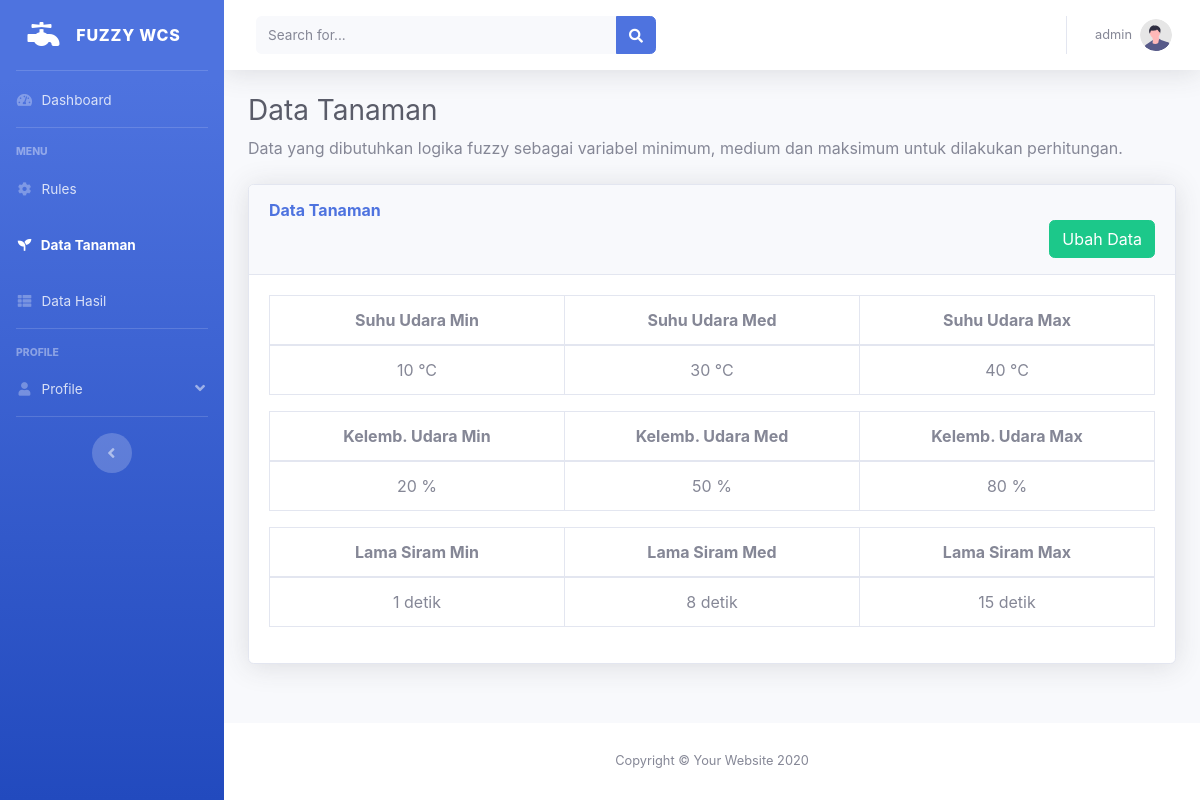
The app's page /data_tanaman.php (signed in) with its own data.
### tables this page shows
CREATE TABLE `data_suhu` (
  `id` int(11) NOT NULL,
  `suhu_min` float NOT NULL,
  `suhu_med` float NOT NULL,
  `suhu_max` float NOT NULL
);

CREATE TABLE `data_klbp_udara` (
  `id` int(11) NOT NULL,
  `klbp_min` float NOT NULL,
  `klbp_med` float NOT NULL,
  `klbp_max` float NOT NULL
);

CREATE TABLE `data_siram` (
  `id` int(11) NOT NULL,
  `siram_min` int(11) NOT NULL,
  `siram_med` int(11) NOT NULL,
  `siram_max` int(11) NOT NULL
);

### data_tanaman.php (the view, shortened to what this page needs)
<?php
include "layouts/header.php";
?>
<body id="page-top">
    <div id="wrapper">
        <?php include "layouts/sidebar.php" ?>
        <div id="content-wrapper" class="d-flex flex-column">
            <div id="content">
                <?php include "layouts/topbar.php" ?>
                <div class="container-fluid">
                    <h1 class="h3 mb-2 text-gray-800">Data Tanaman</h1>
                    <p class="mb-4">Data yang dibutuhkan logika fuzzy sebagai variabel minimum, medium dan maksimum untuk dilakukan perhitungan.</p>
                    <div class="card shadow mb-4">
                        <div class="card-header py-3">
                            <h6 class="m-0 font-weight-bold text-primary">Data Tanaman</h6>
                            <div class="col_full float-right">
                                <?php
                                require_once "koneksi.php";
                                $query_suhu = "SELECT * FROM `data_suhu`";
                                $result_suhu = mysqli_query($con, $query_suhu);
                                $query_klbp_udara = "SELECT * FROM `data_klbp_udara`";
                                $result_klbp_udara = mysqli_query($con, $query_klbp_udara);
                                if (mysqli_num_rows($result_suhu) > 0 && mysqli_num_rows($result_klbp_udara) > 0) {
                                    while ($row = mysqli_fetch_array($result_suhu)) {
                                        echo '<a class="btn btn-success" href="tambah_data_tanaman.php?edit=' . $row["id"] . '">Ubah Data</a>';
                                    }
                                } else {
                                    echo '<a class="btn btn-primary mr-3" href="tambah_data_tanaman.php">Tambah Data</a>';
                                }
                                ?>
                            </div>
                        </div>
                        <div class="card-body">
                            <div class="table-responsive">
                                <table class="table table-bordered" id="dataTable" width="100%" cellspacing="0">
                                    <thead>
                                        <tr>
                                            <th class="text-center" width="33.3%">Suhu Udara Min</th>
                                            <th class="text-center" width="33.3%">Suhu Udara Med</th>
                                            <th class="text-center" width="33.3%">Suhu Udara Max</th>
                                        </tr>
                                    </thead>
                                    <tbody>
                                        <?php
                                        require_once "koneksi.php";
                                        $sql_suhu = mysqli_query($con, "SELECT * FROM `data_suhu`") or die("Gagal " . mysqli_error($con));
                                        while ($row = mysqli_fetch_array($sql_suhu)) {
                                        ?>
                                            <tr>
                                                <td class="text-center"><?php echo $row['suhu_min']; ?> &degC</td>
                                                <td class="text-center"><?php echo $row['suhu_med']; ?> &degC</td>
                                                <td class="text-center"><?php echo $row['suhu_max']; ?> &degC</td>
                                            </tr>
                                        <?php } ?>
                                    </tbody>
                                </table>
                                <table class="table table-bordered" id="dataTable" width="100%" cellspacing="0">
                                    <thead>
                                        <tr>
                                            <th class="text-center" width="33.3%">Kelemb. Udara Min</th>
                                            <th class="text-center" width="33.3%">Kelemb. Udara Med</th>
                                            <th class="text-center" width="33.3%">Kelemb. Udara Max</th>
                                        </tr>
                                    </thead>
                                    <tbody>
                                        <?php
                                        require_once "koneksi.php";
                                        $sql_klbp = mysqli_query($con, "SELECT * FROM `data_klbp_udara`") or die("Gagal " . mysqli_error($con));
                                        while ($row = mysqli_fetch_array($sql_klbp)) {
                                        ?>
                                            <tr>
                                                <td class="text-center"><?php echo $row['klbp_min']; ?> %</td>
                                                <td class="text-center"><?php echo $row['klbp_med']; ?> %</td>
                                                <td class="text-center"><?php echo $row['klbp_max']; ?> %</td>
                                            </tr>
                                        <?php } ?>
                                    </tbody>
                                </table>
                                <table class="table table-bordered" id="dataTable" width="100%" cellspacing="0">
                                    <thead>
                                        <tr>
                                            <th class="text-center" width="33.3%">Lama Siram Min</th>
                                            <th class="text-center" width="33.3%">Lama Siram Med</th>
                                            <th class="text-center" width="33.3%">Lama Siram Max</th>
                                        </tr>
                                    </thead>
                                    <tbody>
                                        <?php
                                        require_once "koneksi.php";
                                        $sql_siram = mysqli_query($con, "SELECT * FROM `data_siram`") or die("Gagal " . mysqli_error($con));
                                        while ($row = mysqli_fetch_array($sql_siram)) {
                                        ?>
                                            <tr>
                                                <td class="text-center"><?php echo $row['siram_min']; ?> detik</td>
                                                <td class="text-center"><?php echo $row['siram_med']; ?> detik</td>
                                                <td class="text-center"><?php echo $row['siram_max']; ?> detik</td>
                                            </tr>
                                        <?php } ?>
                                    </tbody>
                                </table>
                            </div>
                        </div>
                    </div>
                </div>
            </div>
            <?php include "layouts/footer.php" ?>
        </div>
    </div>
</body>
</html>

### records on screen
data_suhu: suhu_min "10", suhu_med "30", suhu_max "40"
data_klbp_udara: klbp_min "20", klbp_med "50", klbp_max "80"
data_siram: siram_min "1", siram_med "8", siram_max "15"

### other values on screen
$_SESSION['username'] "admin"
